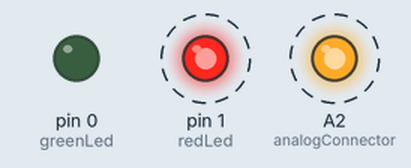
Recording of a sketch running on a simulated Arduino Uno, built with avr-gcc and run on an emulated ATmega328P. Parts: output pins drawn as LEDs (lit = HIGH). Dashed ring = blinking.

Above: at 0.1 s.
Timing chart, 0 to 3.0 s (numbered marks = the images above):
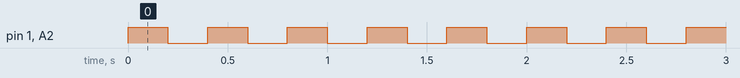

The sketch:

LED_Test.ino
```cpp
const int greenLed = 0;
const int redLed = 1;

const int analogConnector = A2;   // GPIO 28, A2

void setup() {
  pinMode(redLed, OUTPUT);
  pinMode(greenLed, OUTPUT);
  pinMode(analogConnector, OUTPUT);

}

void loop() {
  digitalWrite(redLed, HIGH);
  //digitalWrite(greenLed, LOW);
  digitalWrite(analogConnector, HIGH);
  delay(200);
  digitalWrite(redLed, LOW);
  //digitalWrite(greenLed, HIGH);
  digitalWrite(analogConnector, LOW);
  delay(200);
}
```

Measured:
- by itself, pin 1 (redLed), A2 (analogConnector): alternates HIGH for 0.20 s and LOW for 0.20 s
